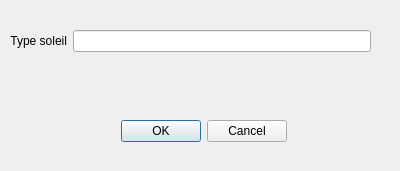
<?xml version="1.0" encoding="UTF-8"?>
<ui version="4.0">
 <class>type_soleil_ajout</class>
 <widget class="QDialog" name="type_soleil_ajout">
  <property name="geometry">
   <rect>
    <x>0</x>
    <y>0</y>
    <width>400</width>
    <height>171</height>
   </rect>
  </property>
  <property name="windowTitle">
   <string>Geolimi - Soleil - Ajout</string>
  </property>
  <widget class="QDialogButtonBox" name="btnBox">
   <property name="geometry">
    <rect>
     <x>0</x>
     <y>120</y>
     <width>407</width>
     <height>23</height>
    </rect>
   </property>
   <property name="standardButtons">
    <set>QDialogButtonBox::Cancel|QDialogButtonBox::Ok</set>
   </property>
   <property name="centerButtons">
    <bool>true</bool>
   </property>
  </widget>
  <widget class="QWidget" name="layoutWidget">
   <property name="geometry">
    <rect>
     <x>10</x>
     <y>30</y>
     <width>361</width>
     <height>22</height>
    </rect>
   </property>
   <layout class="QHBoxLayout" name="horizontalLayout">
    <item>
     <widget class="QLabel" name="label_3">
      <property name="minimumSize">
       <size>
        <width>40</width>
        <height>0</height>
       </size>
      </property>
      <property name="layoutDirection">
       <enum>Qt::LeftToRight</enum>
      </property>
      <property name="text">
       <string>Type soleil</string>
      </property>
      <property name="alignment">
       <set>Qt::AlignRight|Qt::AlignTrailing|Qt::AlignVCenter</set>
      </property>
      <property name="buddy">
       <cstring>le_type_soleil</cstring>
      </property>
     </widget>
    </item>
    <item>
     <widget class="QLineEdit" name="le_type_soleil">
      <property name="minimumSize">
       <size>
        <width>200</width>
        <height>0</height>
       </size>
      </property>
     </widget>
    </item>
   </layout>
  </widget>
 </widget>
 <resources/>
 <connections/>
</ui>
